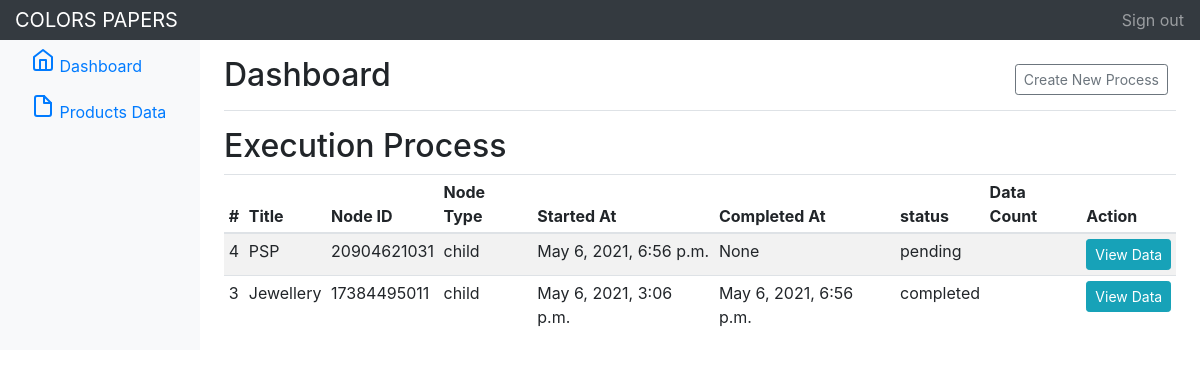
Page / (signed in) on the earlier database version.
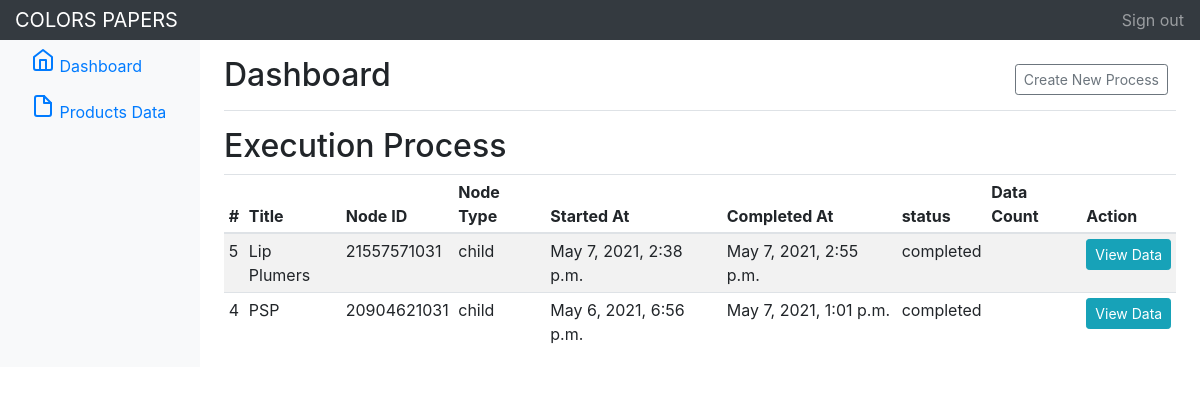
Same page on the later database version.
### dashboard/models.py (models this page shows, shortened)
class processExecutions(models.Model):
    _STATUS_CHOICES = (
        ('pending', 'pending'),
        ('running', 'running'),
        ('completed', 'completed'),
    )
    _CATEGORY_CHOICES = (
        ('root', 'root'),
        ('child', 'child'),
    )
    process_title = models.CharField(
        _('Process Title'),
        max_length=254,
        help_text=_('Process title only for regonization, Try to use unique name')
        )
    node_id = models.CharField(
        _('Node ID'),
        max_length=254,
         help_text=_('Node id of Amazon Category For Marketplace')
    )
    node_type = models.CharField(
        _('Node Type'),
        max_length=254,
        choices=_CATEGORY_CHOICES,
        default='root',
        help_text=_('Select Root is category is Main and select child if node id is sub category of any Category')
    )
    start_time = models.DateTimeField(
        _('Started At'),
        auto_now_add=True,
        blank=True,
        null=True,
    )
    completed_at = models.DateTimeField(
        _('Completed At'),
        blank=True,
        null=True,
    )
    status = models.CharField(
        _('Execution Status'),
        max_length=50,
        help_text=_("Text Choice Field, 50, Characters."),
        choices=_STATUS_CHOICES,
        default='pending'
    )
    status = models.CharField(
        _('Execution Status'),
        max_length=50,
        help_text=_("Text Choice Field, 50, Characters."),
        choices=_STATUS_CHOICES,
        default='pending'
    )
    created_at = models.DateTimeField(
        _('Created At'),
        auto_now_add=True,
        blank=True,
        null=True,
    )
    updated_at = models.DateTimeField(
        _('Updated At'),
        auto_now=True,
        blank=True,
        null=True,
    )
    class Meta:
        verbose_name = _('Execution')
        verbose_name_plural = _('Executions')

### dashboard/views/main.py (the view, shortened to what this page needs)
# urls.py: path(r'',  login_required(dashboardView.as_view()), name='dashboard_page'),
class dashboardView(FormView):
    template_name = 'dashboard.html'
    form_class = addTaskForm
    success_url = '/'
    def dispatch(self, request, *args, **kwargs):
        return super(self.__class__, self).dispatch(request, *args, **kwargs)
    def get_context_data(self, **kwargs):
        context = super(self.__class__, self).get_context_data(**kwargs)
        context['recent_process']= processExecutions.objects.all().order_by('-id')
        return context

### dashboard/templatetags/load_mongo_id.py (called while the page is built)
@register.filter(name='getDataCount')
def getDataCount(value):
    return MONGOOBJ.product_col.find({'execution_node_id': str(value)}).count()

### templates/dashboard.html (shortened to what this page needs)
{% load load_mongo_id %}
<!doctype html>
<html lang="en">
  <head>
    <link href="https://getbootstrap.com/docs/4.0/dist/css/bootstrap.min.css" rel="stylesheet">
    <link href="https://getbootstrap.com/docs/4.0/examples/dashboard/dashboard.css" rel="stylesheet">
  </head>
  <body>
    <nav class="navbar navbar-dark sticky-top bg-dark flex-md-nowrap p-0">
      <a class="navbar-brand col-sm-3 col-md-2 mr-0" href="#">COLORS PAPERS</a>
      <ul class="navbar-nav px-3">
        <li class="nav-item text-nowrap">
          <a class="nav-link" href="/accounts/logout">Sign out</a>
        </li>
      </ul>
    </nav>
    <div class="container-fluid">
      <div class="row">
            {% include "left_menu.html" %}
        <main role="main" class="col-md-9 ml-sm-auto col-lg-10 pt-3 px-4">
          <div class="d-flex justify-content-between flex-wrap flex-md-nowrap align-items-center pb-2 mb-3 border-bottom">
            <h1 class="h2">Dashboard</h1>
            <div class="btn-toolbar mb-2 mb-md-0">
              <div class="btn-group mr-2">
                <button class="btn btn-sm btn-outline-secondary" data-toggle="modal" data-target="#exampleModal">Create New Process</button>
              </div>
            </div>
          </div>
          <h2>Execution Process</h2>
          <div class="table-responsive">
            <table class="table table-striped table-sm">
              <thead>
                <tr>
                  <th>#</th>
                  <th>Title</th>
                  <th>Node ID</th>
                  <th>Node Type</th>
                  <th>Started At</th>
                  <th>Completed At</th>
                  <th>status</th>
                  <th>Data Count</th>
                  <th>Action</th>
                </tr>
              </thead>
              <tbody>
                  {% for row in recent_process %}
                <tr>
                  <td>{{row.id}}</td>
                  <td>{{row.process_title}}</td>
                  <td>{{row.node_id}}</td>
                  <td>{{row.node_type}}</td>
                  <td>{{row.start_time}}</td>
                  <td>{{row.completed_at}}</td>
                  <td>{{row.status}}</td>
                  <td>{{row.node_id|getDataCount}}</td>
                  <td>
                      <a href="/products-data/?node_key={{row.node_id}}">
                          <button class="btn btn-info btn-sm">View Data</button>
                      </a>
                  </td>
                </tr>
                {% endfor %}
              </tbody>
            </table>
          </div>
        </main>
      </div>
    </div>
  </body>
</html>

Differences in the rows shown:
removed processExecutions: id "3", process_title "Jewellery", node_id "17384495011", node_type "child", start_time "May 6, 2021, 3:06 p.m.", completed_at "May 6, 2021, 6:56 p.m.", status "completed"
added processExecutions: id "5", process_title "Lip Plumers", node_id "21557571031", node_type "child", start_time "May 7, 2021, 2:38 p.m.", completed_at "May 7, 2021, 2:55 p.m.", status "completed"
changed processExecutions "PSP": completed_at "None" → "May 7, 2021, 1:01 p.m."; status "pending" → "completed"
